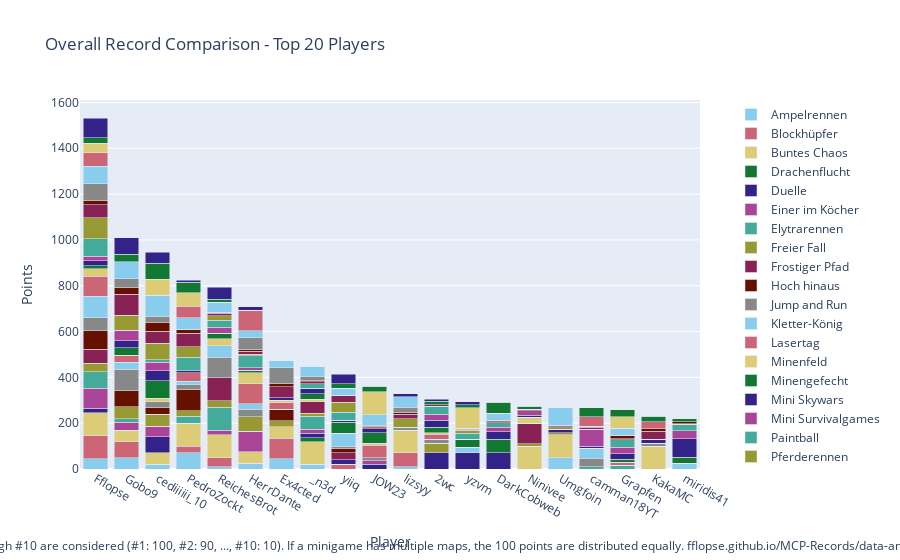

The cell this chart's notebook holds for it:
### Code cell
import plotly.graph_objects as go

# Sum all columns to get the total score
outDf['Total'] = outDf.sum(axis=1)

# Sort by total score and fill N/A values with 0
outDf = outDf.sort_values(by='Total', ascending=False).fillna(0)

# Crop to top 10 players
cropDf = outDf.head(20).copy()

# Drop the 'Total' column for plotting
cropDf = cropDf.drop(columns=['Total'])

# Create a color palette
color_palette = px.colors.qualitative.Safe

# Create the stacked bar plot
fig = go.Figure()

for column in cropDf.columns.difference(['Player']):
    fig.add_trace(go.Bar(
        x=cropDf.index,
        y=cropDf[column],
        name=column,
        marker_color=color_palette[len(fig.data) % len(color_palette)]
    ))

# Update layout
fig.update_layout(
    barmode='stack',
    title='Overall Record Comparison - Top 20 Players',
    xaxis=dict(title='Player'),
    yaxis=dict(title='Points'),
    #height=800,
    #width=1000,
    legend=dict(
        x=1.05,
        y=0.5,
        traceorder='normal',
        font=dict(size=12),
        bgcolor='rgba(255, 255, 255, 0)',
        bordercolor='rgba(0, 0, 0, 0)'
    ),
    margin=dict(r=200),  # Adjust right margin to make room for the legend
    annotations=[
        dict(
            x=0.5,
            y=-0.235,
            xref='paper',
            yref='paper',
            text='Max 100 points per minigame. Records #1 through #10 are considered (#1: 100, #2: 90, ..., #10: 10). If a minigame has multiple maps, the 100 points are distributed equally. fflopse.github.io/MCP-Records/data-analysis/global-ranking.ipynb',
            showarrow=False,
            font=dict(size=12),
            xanchor='center'
        )
    ]
)

fig.show()

# save the plot as an html file

fig.write_html('out/overall_record_comparison.html')

### Figure 1 — Plotly figure (JSON) as saved in the notebook; plotly's stock layout.template omitted (floating-point values rounded to 4 significant figures)
{"data": [{"marker": {"color": "rgb(136, 204, 238)"}, "name": "Ampelrennen", "type": "bar", "x": ["Fflopse", "Gobo9", "cediiiiii_10", "PedroZockt", "ReichesBrot", "HerrDante", "Ex4cted", "_n3d", "yiiq", "JOW23", "lizsyy", "2wc", "yzvm", "DarkCobweb", "Ninivee", "Umgfoin", "camman18YT", "Grapfen", "KakaMC", "miridis41"], "y": [45, 50, 20, 70, 10, 25, 45, 20, 0, 0, 10, 0, 0, 0, 0, 50, 0, 0, 0, 25]}, {"marker": {"color": "rgb(204, 102, 119)"}, "name": "Blockhüpfer", "type": "bar", "x": ["Fflopse", "Gobo9", "cediiiiii_10", "PedroZockt", "ReichesBrot", "HerrDante", "Ex4cted", "_n3d", "yiiq", "JOW23", "lizsyy", "2wc", "yzvm", "DarkCobweb", "Ninivee", "Umgfoin", "camman18YT", "Grapfen", "KakaMC", "miridis41"], "y": [100, 70, 0, 30, 40, 0, 90, 0, 20, 0, 60, 0, 0, 0, 0, 0, 0, 0, 0, 0]}, {"marker": {"color": "rgb(221, 204, 119)"}, "name": "Buntes Chaos", "type": "bar", "x": ["Fflopse", "Gobo9", "cediiiiii_10", "PedroZockt", "ReichesBrot", "HerrDante", "Ex4cted", "_n3d", "yiiq", "JOW23", "lizsyy", "2wc", "yzvm", "DarkCobweb", "Ninivee", "Umgfoin", "camman18YT", "Grapfen", "KakaMC", "miridis41"], "y": [100, 50, 50, 100, 100, 50, 50, 100, 0, 0, 100, 0, 0, 0, 100, 100, 0, 0, 100, 0]}, {"marker": {"color": "rgb(17, 119, 51)"}, "name": "Drachenflucht", "type": "bar", "x": ["Fflopse", "Gobo9", "cediiiiii_10", "PedroZockt", "ReichesBrot", "HerrDante", "Ex4cted", "_n3d", "yiiq", "JOW23", "lizsyy", "2wc", "yzvm", "DarkCobweb", "Ninivee", "Umgfoin", "camman18YT", "Grapfen", "KakaMC", "miridis41"], "y": [0, 0, 0, 0, 0, 0, 0, 16, 0, 0, 0, 0, 0, 0, 0, 0, 0, 0, 0, 26]}, {"marker": {"color": "rgb(51, 34, 136)"}, "name": "Duelle", "type": "bar", "x": ["Fflopse", "Gobo9", "cediiiiii_10", "PedroZockt", "ReichesBrot", "HerrDante", "Ex4cted", "_n3d", "yiiq", "JOW23", "lizsyy", "2wc", "yzvm", "DarkCobweb", "Ninivee", "Umgfoin", "camman18YT", "Grapfen", "KakaMC", "miridis41"], "y": [20, 0, 70, 0, 0, 0, 0, 20, 20, 20, 0, 70, 70, 70, 0, 0, 0, 0, 0, 80]}, {"marker": {"color": "rgb(170, 68, 153)"}, "name": "Einer im Köcher", "type": "bar", "x": ["Fflopse", "Gobo9", "cediiiiii_10", "PedroZockt", "ReichesBrot", "HerrDante", "Ex4cted", "_n3d", "yiiq", "JOW23", "lizsyy", "2wc", "yzvm", "DarkCobweb", "Ninivee", "Umgfoin", "camman18YT", "Grapfen", "KakaMC", "miridis41"], "y": [86.67, 33.33, 46.67, 0, 20, 90, 0, 16.67, 0, 16.67, 0, 0, 0, 0, 0, 0, 0, 0, 0, 0]}, {"marker": {"color": "rgb(68, 170, 153)"}, "name": "Elytrarennen", "type": "bar", "x": ["Fflopse", "Gobo9", "cediiiiii_10", "PedroZockt", "ReichesBrot", "HerrDante", "Ex4cted", "_n3d", "yiiq", "JOW23", "lizsyy", "2wc", "yzvm", "DarkCobweb", "Ninivee", "Umgfoin", "camman18YT", "Grapfen", "KakaMC", "miridis41"], "y": [73.33, 16.67, 0, 30, 100, 0, 0, 56.67, 0, 0, 0, 0, 0, 0, 0, 0, 10, 16.67, 0, 0]}, {"marker": {"color": "rgb(153, 153, 51)"}, "name": "Freier Fall", "type": "bar", "x": ["Fflopse", "Gobo9", "cediiiiii_10", "PedroZockt", "ReichesBrot", "HerrDante", "Ex4cted", "_n3d", "yiiq", "JOW23", "lizsyy", "2wc", "yzvm", "DarkCobweb", "Ninivee", "Umgfoin", "camman18YT", "Grapfen", "KakaMC", "miridis41"], "y": [37.5, 52.5, 52.5, 25, 27.5, 62.5, 25, 15, 0, 0, 0, 42.5, 0, 0, 10, 7.5, 0, 0, 0, 0]}, {"marker": {"color": "rgb(136, 34, 85)"}, "name": "Frostiger Pfad", "type": "bar", "x": ["Fflopse", "Gobo9", "cediiiiii_10", "PedroZockt", "ReichesBrot", "HerrDante", "Ex4cted", "_n3d", "yiiq", "JOW23", "lizsyy", "2wc", "yzvm", "DarkCobweb", "Ninivee", "Umgfoin", "camman18YT", "Grapfen", "KakaMC", "miridis41"], "y": [60, 0, 0, 0, 100, 0, 0, 50, 30, 0, 0, 0, 0, 0, 90, 0, 0, 0, 0, 0]}, {"marker": {"color": "rgb(102, 17, 0)"}, "name": "Hoch hinaus", "type": "bar", "x": ["Fflopse", "Gobo9", "cediiiiii_10", "PedroZockt", "ReichesBrot", "HerrDante", "Ex4cted", "_n3d", "yiiq", "JOW23", "lizsyy", "2wc", "yzvm", "DarkCobweb", "Ninivee", "Umgfoin", "camman18YT", "Grapfen", "KakaMC", "miridis41"], "y": [80, 70, 30, 90, 0, 0, 50, 0, 20, 0, 0, 0, 0, 0, 0, 0, 0, 0, 0, 0]}, {"marker": {"color": "rgb(136, 136, 136)"}, "name": "Jump and Run", "type": "bar", "x": ["Fflopse", "Gobo9", "cediiiiii_10", "PedroZockt", "ReichesBrot", "HerrDante", "Ex4cted", "_n3d", "yiiq", "JOW23", "lizsyy", "2wc", "yzvm", "DarkCobweb", "Ninivee", "Umgfoin", "camman18YT", "Grapfen", "KakaMC", "miridis41"], "y": [56.67, 93.33, 23.33, 23.33, 90, 33.33, 0, 0, 10, 13.33, 13.33, 16.67, 0, 0, 0, 0, 36.67, 0, 13.33, 0]}, {"marker": {"color": "rgb(136, 204, 238)"}, "name": "Kletter-König", "type": "bar", "x": ["Fflopse", "Gobo9", "cediiiiii_10", "PedroZockt", "ReichesBrot", "HerrDante", "Ex4cted", "_n3d", "yiiq", "JOW23", "lizsyy", "2wc", "yzvm", "DarkCobweb", "Ninivee", "Umgfoin", "camman18YT", "Grapfen", "KakaMC", "miridis41"], "y": [95, 30, 0, 15, 50, 25, 0, 0, 55, 0, 0, 0, 25, 0, 0, 0, 45, 0, 0, 0]}, {"marker": {"color": "rgb(204, 102, 119)"}, "name": "Lasertag", "type": "bar", "x": ["Fflopse", "Gobo9", "cediiiiii_10", "PedroZockt", "ReichesBrot", "HerrDante", "Ex4cted", "_n3d", "yiiq", "JOW23", "lizsyy", "2wc", "yzvm", "DarkCobweb", "Ninivee", "Umgfoin", "camman18YT", "Grapfen", "KakaMC", "miridis41"], "y": [86.67, 30, 0, 36.67, 0, 86.67, 30, 0, 0, 53.33, 0, 23.33, 0, 0, 0, 0, 0, 13.33, 0, 0]}, {"marker": {"color": "rgb(221, 204, 119)"}, "name": "Minenfeld", "type": "bar", "x": ["Fflopse", "Gobo9", "cediiiiii_10", "PedroZockt", "ReichesBrot", "HerrDante", "Ex4cted", "_n3d", "yiiq", "JOW23", "lizsyy", "2wc", "yzvm", "DarkCobweb", "Ninivee", "Umgfoin", "camman18YT", "Grapfen", "KakaMC", "miridis41"], "y": [33.33, 0, 16.67, 0, 30, 46.67, 10, 10, 0, 10, 0, 6.667, 0, 0, 26.67, 0, 0, 0, 0, 0]}, {"marker": {"color": "rgb(17, 119, 51)"}, "name": "Minengefecht", "type": "bar", "x": ["Fflopse", "Gobo9", "cediiiiii_10", "PedroZockt", "ReichesBrot", "HerrDante", "Ex4cted", "_n3d", "yiiq", "JOW23", "lizsyy", "2wc", "yzvm", "DarkCobweb", "Ninivee", "Umgfoin", "camman18YT", "Grapfen", "KakaMC", "miridis41"], "y": [12.5, 32.5, 75, 0, 25, 12.5, 0, 25, 50, 45, 0, 22.5, 35, 60, 0, 0, 0, 12.5, 0, 0]}, {"marker": {"color": "rgb(51, 34, 136)"}, "name": "Mini Skywars", "type": "bar", "x": ["Fflopse", "Gobo9", "cediiiiii_10", "PedroZockt", "ReichesBrot", "HerrDante", "Ex4cted", "_n3d", "yiiq", "JOW23", "lizsyy", "2wc", "yzvm", "DarkCobweb", "Ninivee", "Umgfoin", "camman18YT", "Grapfen", "KakaMC", "miridis41"], "y": [21.67, 31.67, 45, 8.333, 0, 0, 11.67, 23.33, 8.333, 16.67, 0, 31.67, 0, 31.67, 8.333, 16.67, 8.333, 25, 16.67, 0]}, {"marker": {"color": "rgb(170, 68, 153)"}, "name": "Mini Survivalgames", "type": "bar", "x": ["Fflopse", "Gobo9", "cediiiiii_10", "PedroZockt", "ReichesBrot", "HerrDante", "Ex4cted", "_n3d", "yiiq", "JOW23", "lizsyy", "2wc", "yzvm", "DarkCobweb", "Ninivee", "Umgfoin", "camman18YT", "Grapfen", "KakaMC", "miridis41"], "y": [20, 46.67, 36.67, 0, 26.67, 10, 0, 0, 0, 0, 0, 26.67, 0, 20, 20, 0, 73.33, 26.67, 0, 36.67]}, {"marker": {"color": "rgb(68, 170, 153)"}, "name": "Paintball", "type": "bar", "x": ["Fflopse", "Gobo9", "cediiiiii_10", "PedroZockt", "ReichesBrot", "HerrDante", "Ex4cted", "_n3d", "yiiq", "JOW23", "lizsyy", "2wc", "yzvm", "DarkCobweb", "Ninivee", "Umgfoin", "camman18YT", "Grapfen", "KakaMC", "miridis41"], "y": [76.67, 0, 10, 60, 30, 53.33, 0, 20, 33.33, 0, 0, 33.33, 26.67, 20, 0, 0, 0, 33.33, 0, 26.67]}, {"marker": {"color": "rgb(153, 153, 51)"}, "name": "Pferderennen", "type": "bar", "x": ["Fflopse", "Gobo9", "cediiiiii_10", "PedroZockt", "ReichesBrot", "HerrDante", "Ex4cted", "_n3d", "yiiq", "JOW23", "lizsyy", "2wc", "yzvm", "DarkCobweb", "Ninivee", "Umgfoin", "camman18YT", "Grapfen", "KakaMC", "miridis41"], "y": [91.67, 65, 73.33, 45, 20, 6.667, 0, 0, 45, 0, 35, 0, 13.33, 0, 0, 6.667, 0, 0, 0, 0]}, {"marker": {"color": "rgb(136, 34, 85)"}, "name": "Replika", "type": "bar", "x": ["Fflopse", "Gobo9", "cediiiiii_10", "PedroZockt", "ReichesBrot", "HerrDante", "Ex4cted", "_n3d", "yiiq", "JOW23", "lizsyy", "2wc", "yzvm", "DarkCobweb", "Ninivee", "Umgfoin", "camman18YT", "Grapfen", "KakaMC", "miridis41"], "y": [56.5, 91.36, 53.11, 60.29, 11.55, 11.26, 46.31, 7.282, 30.97, 5.437, 21.55, 7.476, 2.816, 4.757, 2.816, 2.816, 7.961, 4.466, 35.44, 3.981]}, {"marker": {"color": "rgb(102, 17, 0)"}, "name": "Sammelwahn", "type": "bar", "x": ["Fflopse", "Gobo9", "cediiiiii_10", "PedroZockt", "ReichesBrot", "HerrDante", "Ex4cted", "_n3d", "yiiq", "JOW23", "lizsyy", "2wc", "yzvm", "DarkCobweb", "Ninivee", "Umgfoin", "camman18YT", "Grapfen", "KakaMC", "miridis41"], "y": [20.5, 27.5, 35.25, 16.25, 3.25, 10, 16.75, 4.5, 0, 4, 5, 0, 4.5, 6, 2, 7, 6, 15.75, 10.75, 7]}, {"marker": {"color": "rgb(136, 136, 136)"}, "name": "Schießstand", "type": "bar", "x": ["Fflopse", "Gobo9", "cediiiiii_10", "PedroZockt", "ReichesBrot", "HerrDante", "Ex4cted", "_n3d", "yiiq", "JOW23", "lizsyy", "2wc", "yzvm", "DarkCobweb", "Ninivee", "Umgfoin", "camman18YT", "Grapfen", "KakaMC", "miridis41"], "y": [72.5, 40, 30, 0, 0, 50, 67.5, 20, 0, 7.5, 25, 0, 0, 0, 0, 0, 0, 0, 0, 0]}, {"marker": {"color": "rgb(136, 204, 238)"}, "name": "Spleef", "type": "bar", "x": ["Fflopse", "Gobo9", "cediiiiii_10", "PedroZockt", "ReichesBrot", "HerrDante", "Ex4cted", "_n3d", "yiiq", "JOW23", "lizsyy", "2wc", "yzvm", "DarkCobweb", "Ninivee", "Umgfoin", "camman18YT", "Grapfen", "KakaMC", "miridis41"], "y": [75, 75, 90, 50, 45, 30, 30, 45, 30, 45, 45, 0, 0, 30, 0, 80, 0, 30, 0, 0]}, {"marker": {"color": "rgb(204, 102, 119)"}, "name": "Todeswürfel", "type": "bar", "x": ["Fflopse", "Gobo9", "cediiiiii_10", "PedroZockt", "ReichesBrot", "HerrDante", "Ex4cted", "_n3d", "yiiq", "JOW23", "lizsyy", "2wc", "yzvm", "DarkCobweb", "Ninivee", "Umgfoin", "camman18YT", "Grapfen", "KakaMC", "miridis41"], "y": [60, 0, 0, 50, 0, 90, 0, 0, 0, 0, 0, 0, 0, 0, 0, 0, 40, 0, 30, 0]}, {"marker": {"color": "rgb(221, 204, 119)"}, "name": "Waffenfolge", "type": "bar", "x": ["Fflopse", "Gobo9", "cediiiiii_10", "PedroZockt", "ReichesBrot", "HerrDante", "Ex4cted", "_n3d", "yiiq", "JOW23", "lizsyy", "2wc", "yzvm", "DarkCobweb", "Ninivee", "Umgfoin", "camman18YT", "Grapfen", "KakaMC", "miridis41"], "y": [40, 0, 70, 60, 0, 0, 0, 0, 0, 100, 0, 0, 90, 0, 0, 0, 0, 50, 0, 0]}, {"marker": {"color": "rgb(17, 119, 51)"}, "name": "Walls", "type": "bar", "x": ["Fflopse", "Gobo9", "cediiiiii_10", "PedroZockt", "ReichesBrot", "HerrDante", "Ex4cted", "_n3d", "yiiq", "JOW23", "lizsyy", "2wc", "yzvm", "DarkCobweb", "Ninivee", "Umgfoin", "camman18YT", "Grapfen", "KakaMC", "miridis41"], "y": [25, 32.5, 70, 45, 12.5, 0, 0, 0, 20, 25, 0, 15, 12.5, 50, 15, 0, 40, 30, 25, 15]}, {"marker": {"color": "rgb(51, 34, 136)"}, "name": "Wettrennen", "type": "bar", "x": ["Fflopse", "Gobo9", "cediiiiii_10", "PedroZockt", "ReichesBrot", "HerrDante", "Ex4cted", "_n3d", "yiiq", "JOW23", "lizsyy", "2wc", "yzvm", "DarkCobweb", "Ninivee", "Umgfoin", "camman18YT", "Grapfen", "KakaMC", "miridis41"], "y": [84, 72, 48, 10, 52, 16, 0, 0, 42, 0, 14, 8, 14, 0, 0, 0, 0, 0, 0, 0]}], "layout": {"annotations": [{"font": {"size": 12}, "showarrow": false, "text": "Max 100 points per minigame. Records #1 through #10 are considered (#1: 100, #2: 90, ..., #10: 10). If a minigame has multiple maps, the 100 points are distributed equally. fflopse.github.io/MCP-Records/data-analysis/global-ranking.ipynb", "x": 0.5, "xanchor": "center", "xref": "paper", "y": -0.235, "yref": "paper"}], "barmode": "stack", "legend": {"bgcolor": "rgba(255, 255, 255, 0)", "bordercolor": "rgba(0, 0, 0, 0)", "font": {"size": 12}, "traceorder": "normal", "x": 1.05, "y": 0.5}, "margin": {"r": 200}, "title": {"text": "Overall Record Comparison - Top 20 Players"}, "xaxis": {"title": {"text": "Player"}}, "yaxis": {"title": {"text": "Points"}}}}
